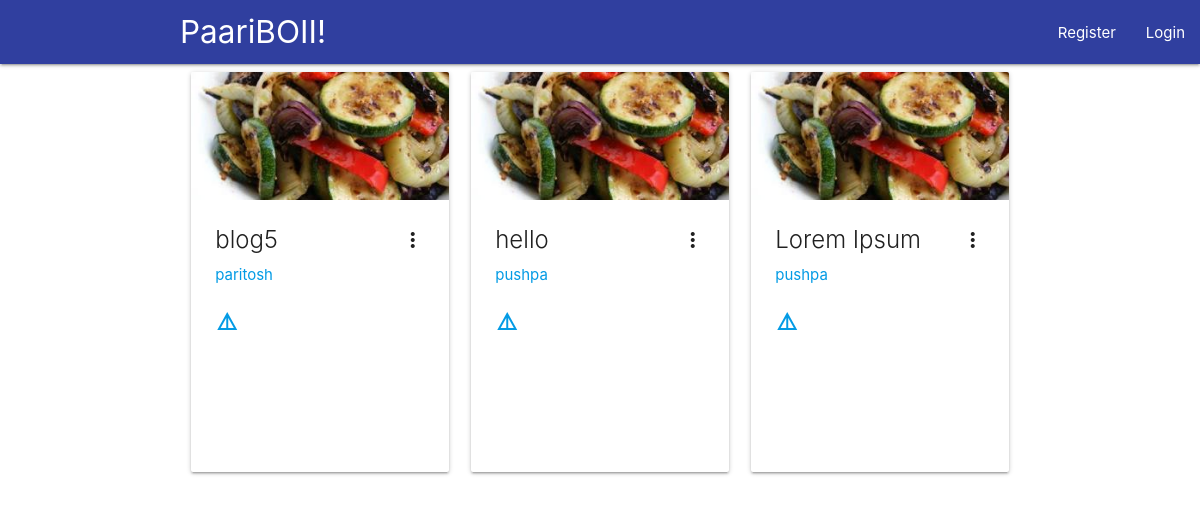
The app's page /, older data.
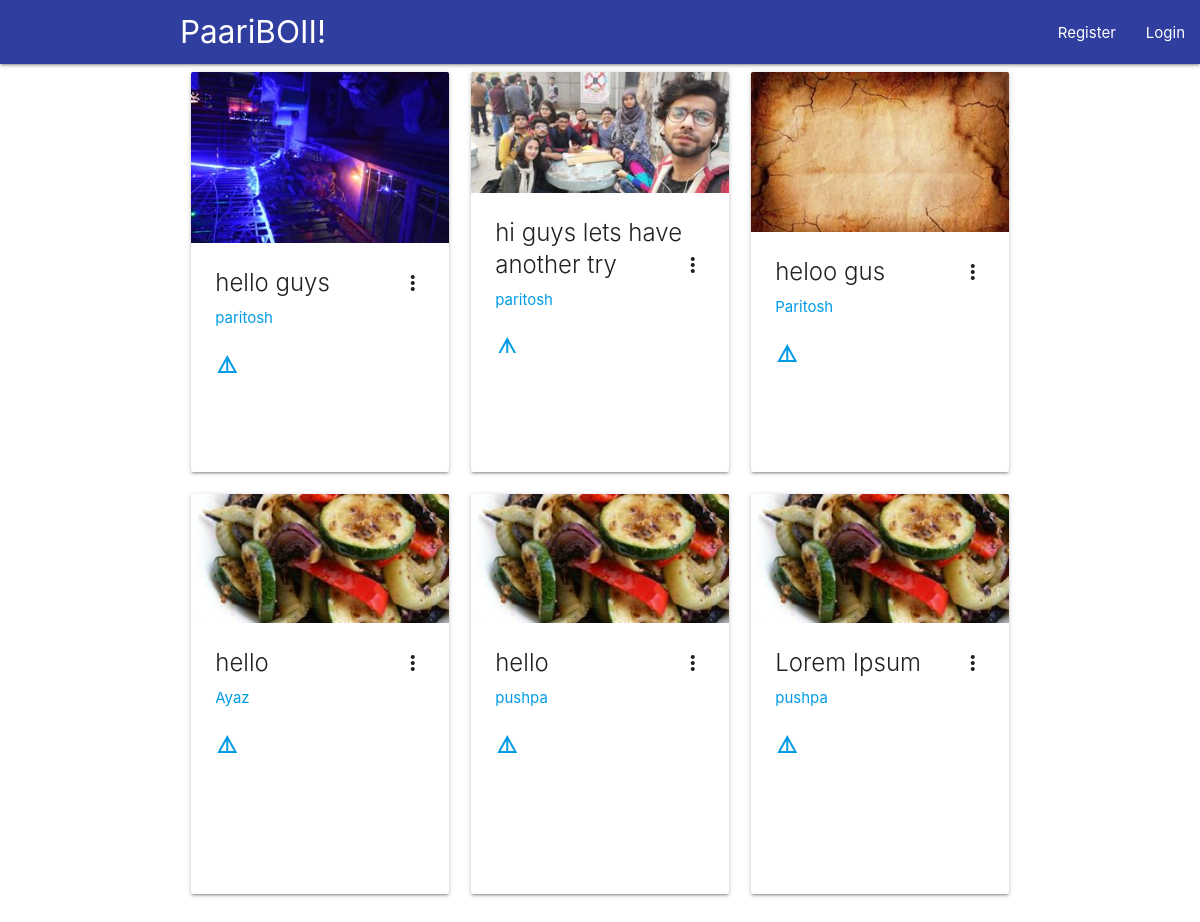
The same page, newer data.
### network/models.py (models this page shows, shortened)
class Post(models.Model):
    title = models.CharField(max_length = 100)
    content = models.TextField()
    created_on = models.TimeField(auto_now = True)
    author = models.ForeignKey(User, on_delete = models.CASCADE,)
    image = models.ImageField(default = 'default.jpg',upload_to = 'post_pics',)

### network/views.py (the view)
# urls.py: path('', user_views.PostList.as_view(), name = 'homepage'),
class PostList(ListView):
    model = Post
    context_object_name ='posts'
    ordering = ['-created_on']
    paginated_by = 10

### network/templates/network/post_list.html (shortened to what this page needs)
{% extends "network/base.html" %}
{% block content %}
<div class = "container">
<div class="row">
      {% for post in posts %}
            <div class = "col s12 m6 l4">
                <div class="card medium">
                    <div class="card-image waves-effect waves-block waves-light">
                        <img class="activator" src="{{post.image.url}}">
                    </div>
                    <div class="card-content">
                        <span class="card-title activator grey-text text-darken-4">{{post.title}}
                            <i href= "#" class="material-icons right">more_vert</i></span>
                        <p><a href="{% url 'network:profile_detail' post.author.profile.id %}">{{post.author.username}}</a></p>
                        <br>
                        <p><a href = "{% url 'network:post_detail' post.id %}"><i class = "material-icons">details</i></a>
                    </div>
                </div>
            </div>
            {% endfor %}
        </div>
    </div>
{% endblock content %}

### network/templates/network/base.html (shortened to what this page needs)
{% load static %}
<html>
<head>
        <link type="text/css" rel="stylesheet" href="{% static 'css/materialize.css'%}"  media="screen,projection"/>
</head>
<body>
    <nav class="indigo darken-2">
    <div class="nav-wrapper">
        <div class="container">
            <a href="{% url 'network:homepage'%}" data-target="slide-out" class="brand-logo">PaariBOII!</a>
        </div>
        <ul id="nav-mobile" class="right hide-on-med-and-down">
            {% if user.is_authenticated %}
            <li><a class="waves-effect" href="{% url 'network:profile_detail' user.profile.id %}">{{ user.username }}</a></li>
            <li><a class="waves-effect" href="#AboutPage">About</a></li>
            <li><a class="waves-effect" href="{% url 'network:logout'%}?next=/" on onclick="M.toast({html: 'logged out'})">Logout</a></li>
            {% else%}
            <li><a class="waves-effect" href="{% url 'network:register'%}">Register</a></li>
            <li><a class="waves-effect" href="{% url 'network:login'%}">Login</a></li>
            {% endif %}
        </ul>
    </div>
    </nav>
    {% block content %}
    {% endblock %}
</body>
</html>

Row changes from the older to the newer data that the page shows:
removed Post: image (placeholder picture), title "blog5", author.username "paritosh"
added Post: image (picture), title "hello guys", author.username "paritosh"
added Post: image (picture), title "hi guys lets have another try", author.username "paritosh"
added Post: image (picture), title "heloo gus", author.username "Paritosh"
added Post: image (placeholder picture), title "hello", author.username "Ayaz"
